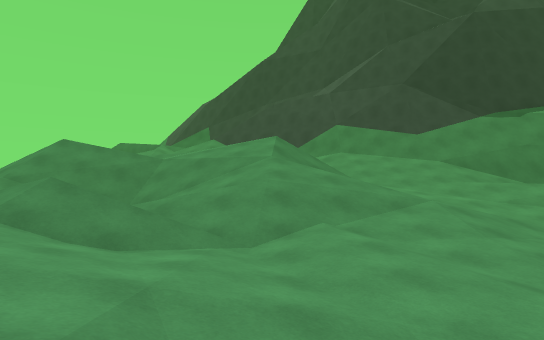
View 1 (above)

24 first-person views from a walk through a scene from a Unity 3-D project. The camera is 1.4 m above the floor, looks level and sees 75° across. The floor is counted in squares, 2 m on a side. Each view is taken from the middle of a square. On the plan, view 1 faces up. The plan holds only what a view shows up to about 11 squares ahead; the rest is blank. The place goes on beyond the plan. The player character is not drawn. Some animated figures are not drawn.

View 2
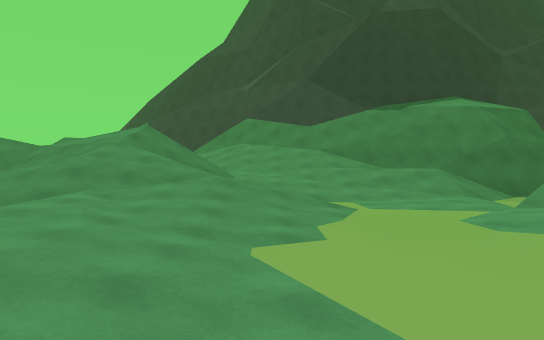

View 3
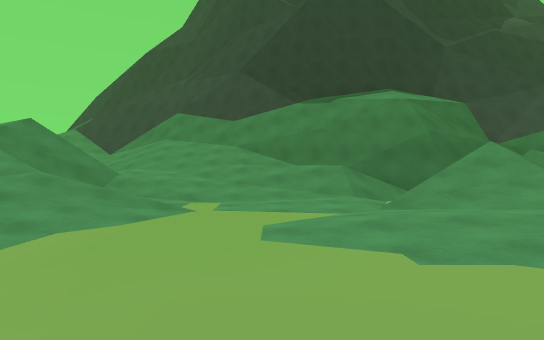

View 4
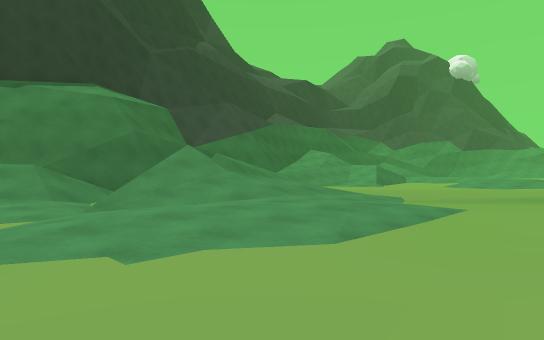

View 5
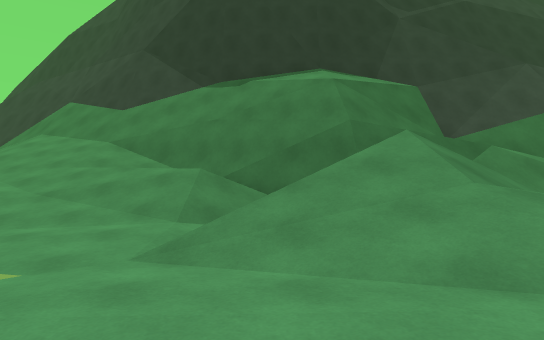

View 6
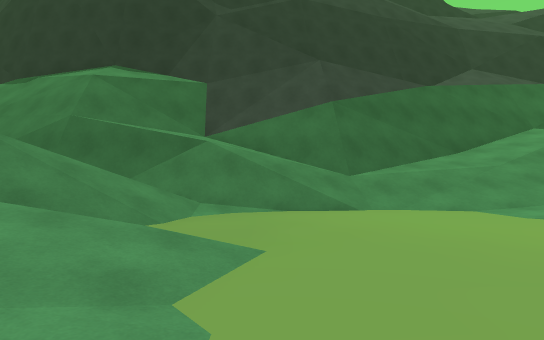

View 7
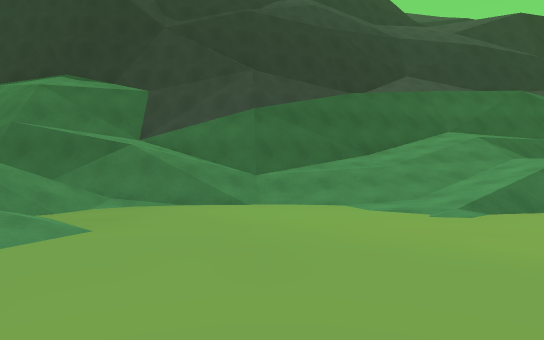

View 8
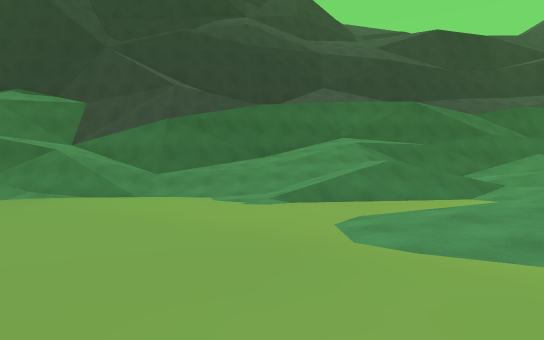

View 9
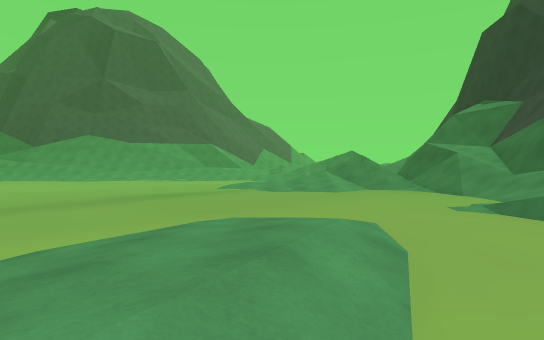

View 10
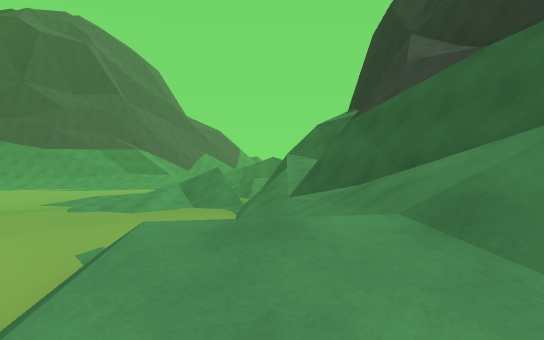

View 11
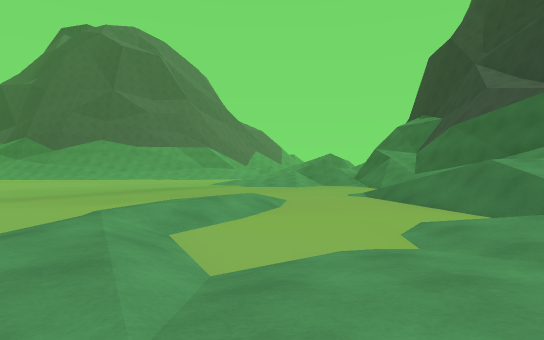

View 12
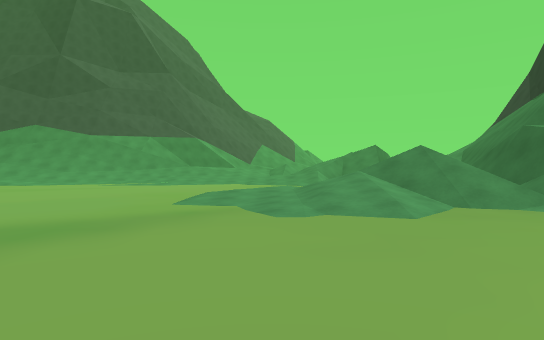

View 13
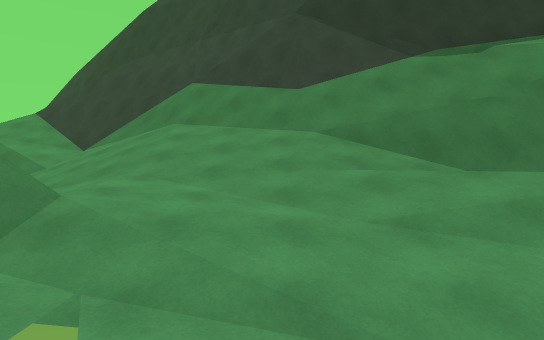

View 14
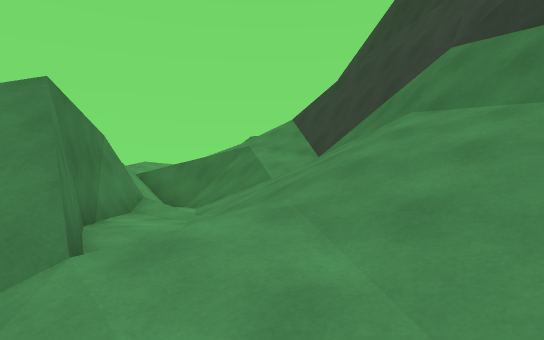

View 15
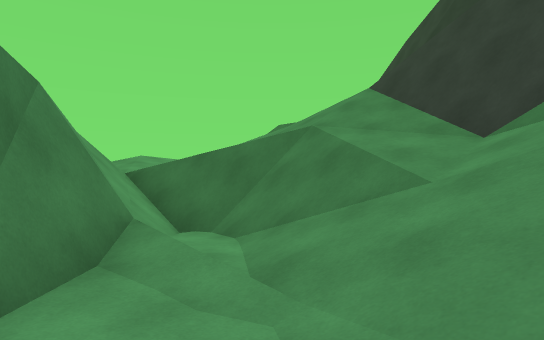

View 16
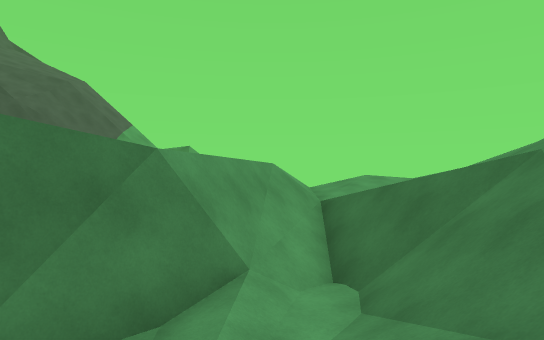

View 17
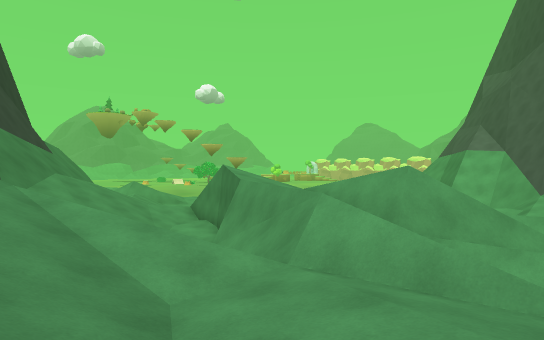

View 18
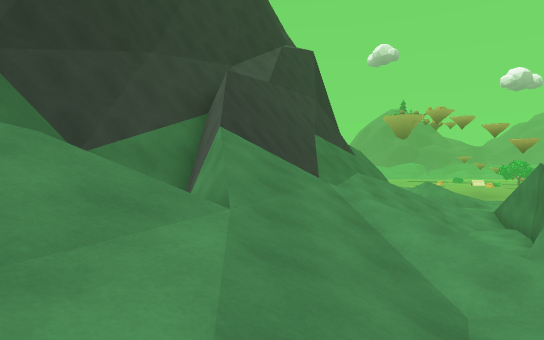

View 19
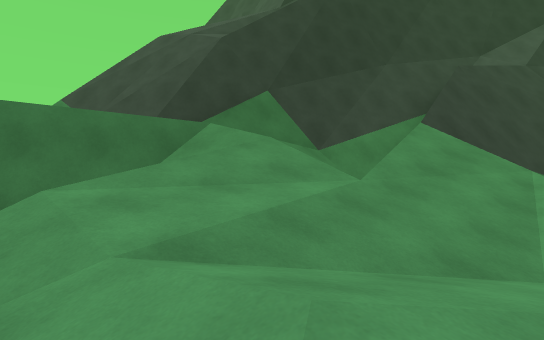

View 20
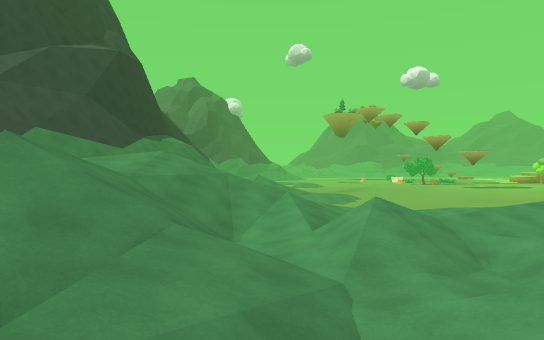

View 21
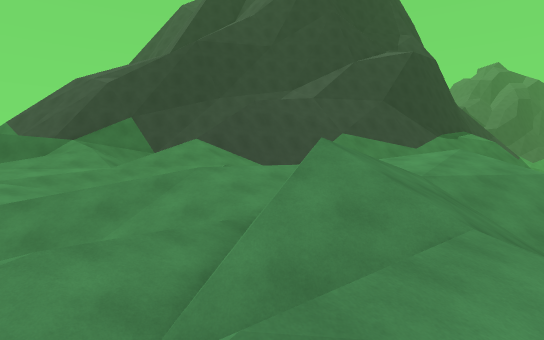

View 22
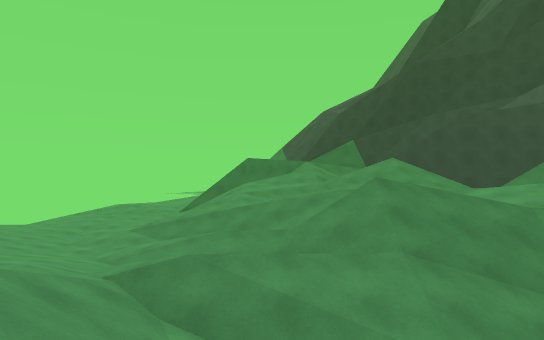

View 23
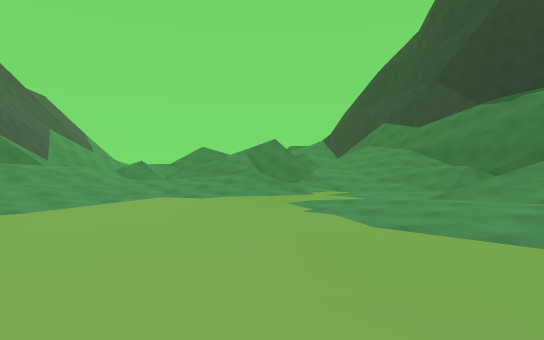

View 24
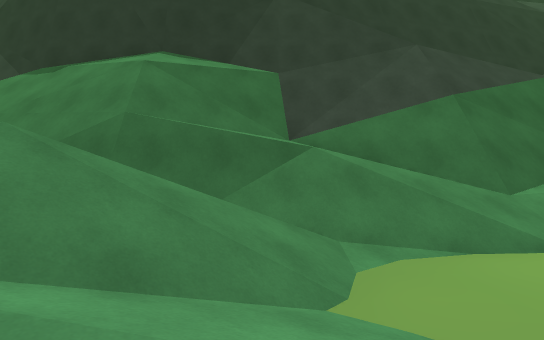

### Floor plan
Key: @ floor where view 1 was taken; # wall or solid block; x gap in a wall; . main floor; : floor 0.75 m higher than the main floor; + floor 1.5 m higher than the main floor; * floor 2.25 m higher than the main floor; % floor 3.25 m higher than the main floor; & floor 4 m higher than the main floor; / step, stairs or slope; = window, fence, low wall or low ledge; ^ raised ledge; v drop or lower ground.
Columns run from 10 left of view 1 to 31 right of it. Each row starts with its distance up from view 1.
 22     ###
 21  vv/=###
 20  ##=/ /##
 19  ////  ###
 18 /*////#=##
 17 /*///////##
 16 /**///////#####             vvvvv
 15 /**++*/////=#/##         vvvvvvv
 14 ////=//////////###########^^^    ##
 13 ////=##/////////////////###   #### ##
 12   /////##..//////=vv/vv#########///==
 11 ://+/  %&#::/:////###vx/**####+////:  ::
 10 //=====*//###:://+:/####=////////:+:: ./
  9  /////////////::////// #=//.....::///:
  8 +/++///////=/.....//.  //.......//.....
  7 ///://:::///=  .....=////...............
  6 //:::///////////... //:::...............:
  5 ////://////::/........:::........./.......
  4    //:///:.:.......................:/....
  3   /  /::/::::...........................
  2       /::::::.........................
  1        /+::::........................
  0          +@::.......................
 -1             :.....................
 -2                   ......  .......
 -3                     ...   ... ..

Positions as (right, up) in squares from view 1, and headings:
1: (0, 0), facing up
2: (4, -1), facing up
3: (7, 0), facing up
4: (7, 0), facing up-right
5: (10, 3), facing up
6: (16, 3), facing up
7: (18, 2), facing up
8: (21, 0), facing up
9: (27, 4), facing left
10: (26, 10), facing left
11: (31, 5), facing left
12: (21, 4), facing left
13: (5, 6), facing up
14: (5, 9), facing up-left
15: (1, 11), facing up-left
16: (1, 13), facing left
17: (-9, 17), facing down-right
18: (-9, 17), facing right
19: (-10, 15), facing up-right
20: (-10, 7), facing right
21: (-10, 7), facing up-right
22: (-8, 3), facing up
23: (12, -2), facing up-left
24: (14, 5), facing up
